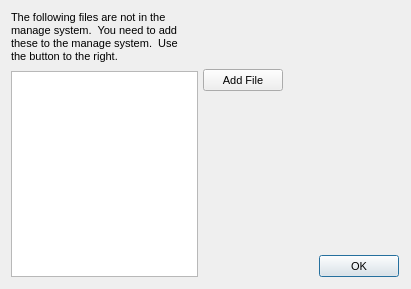
<?xml version="1.0"?>
<ui version="4.0">
  <class>BriefManageDialog</class>
  <widget class="QDialog" name="IDD_BRIEF_MANAGE">
    <property name="geometry">
      <rect>
        <x>0</x>
        <y>0</y>
        <width>411</width>
        <height>289</height>
      </rect>
    </property>
    <property name="windowTitle">
      <string>Manage System Status</string>
    </property>
    <property name="font">
      <font>
        <family>Liberation Sans</family>
        <pointsize>8</pointsize>
        <bold>false</bold>
        <italic>false</italic>
      </font>
    </property>
    <property name="enabled">
      <bool>true</bool>
    </property>
    <property name="windowFlags">
      <set>Qt::Dialog|Qt::WindowCloseButtonHint</set>
    </property>
    <property name="minimumSize">
      <size>
        <width>411</width>
        <height>289</height>
      </size>
    </property>
    <property name="maximumSize">
      <size>
        <width>411</width>
        <height>289</height>
      </size>
    </property>
    <widget class="QLabel" name="IDC_STATIC">
      <property name="wordWrap">
        <bool>true</bool>
      </property>
      <property name="geometry">
        <rect>
          <x>11</x>
          <y>11</y>
          <width>184</width>
          <height>56</height>
        </rect>
      </property>
      <property name="text">
        <string>The following files are not in the
manage system.  You need to add
these to the manage system.  Use
the button to the right.</string>
      </property>
      <property name="visible">
        <bool>true</bool>
      </property>
      <property name="enabled">
        <bool>true</bool>
      </property>
      <property name="alignment">
        <set>Qt::AlignLeft</set>
      </property>
    </widget>
    <widget class="QPushButton" name="IDC_ADD">
      <property name="geometry">
        <rect>
          <x>203</x>
          <y>69</y>
          <width>80</width>
          <height>22</height>
        </rect>
      </property>
      <property name="text">
        <string>Add File</string>
      </property>
      <property name="visible">
        <bool>true</bool>
      </property>
      <property name="enabled">
        <bool>true</bool>
      </property>
      <property name="default">
        <bool>false</bool>
      </property>
      <property name="autoDefault">
        <bool>false</bool>
      </property>
    </widget>
    <widget class="QListWidget" name="IDC_LIST">
      <property name="geometry">
        <rect>
          <x>11</x>
          <y>71</y>
          <width>187</width>
          <height>206</height>
        </rect>
      </property>
      <property name="visible">
        <bool>true</bool>
      </property>
      <property name="enabled">
        <bool>true</bool>
      </property>
      <property name="selectionMode">
        <enum>QAbstractItemView::SingleSelection</enum>
      </property>
    </widget>
    <widget class="QPushButton" name="IDOK">
      <property name="geometry">
        <rect>
          <x>319</x>
          <y>255</y>
          <width>80</width>
          <height>22</height>
        </rect>
      </property>
      <property name="text">
        <string>OK</string>
      </property>
      <property name="visible">
        <bool>true</bool>
      </property>
      <property name="enabled">
        <bool>true</bool>
      </property>
      <property name="default">
        <bool>true</bool>
      </property>
      <property name="autoDefault">
        <bool>true</bool>
      </property>
    </widget>
  </widget>
</ui>
